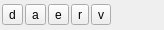
<?xml version="1.0" encoding="UTF-8"?>
<ui version="4.0">
 <class>Form</class>
 <widget class="QWidget" name="Form">
  <property name="geometry">
   <rect>
    <x>0</x>
    <y>0</y>
    <width>164</width>
    <height>30</height>
   </rect>
  </property>
  <property name="windowTitle">
   <string>Form</string>
  </property>
  <layout class="QHBoxLayout" name="horizontalLayout">
   <property name="spacing">
    <number>2</number>
   </property>
   <property name="leftMargin">
    <number>2</number>
   </property>
   <property name="topMargin">
    <number>0</number>
   </property>
   <property name="rightMargin">
    <number>2</number>
   </property>
   <property name="bottomMargin">
    <number>0</number>
   </property>
   <item>
    <widget class="QToolButton" name="tb_delete">
     <property name="toolTip">
      <string>Remove from queue (DCOR data is not deleted)</string>
     </property>
     <property name="text">
      <string>d</string>
     </property>
     <property name="icon">
      <iconset theme="trash">
       <normaloff>.</normaloff>.</iconset>
     </property>
    </widget>
   </item>
   <item>
    <widget class="QToolButton" name="tb_abort">
     <property name="toolTip">
      <string>Abort job</string>
     </property>
     <property name="text">
      <string>a</string>
     </property>
     <property name="icon">
      <iconset theme="ban">
       <normaloff>.</normaloff>.</iconset>
     </property>
    </widget>
   </item>
   <item>
    <widget class="QToolButton" name="tb_error">
     <property name="toolTip">
      <string>Show error message</string>
     </property>
     <property name="text">
      <string>e</string>
     </property>
     <property name="icon">
      <iconset theme="exclamation-triangle">
       <normaloff>.</normaloff>.</iconset>
     </property>
    </widget>
   </item>
   <item>
    <widget class="QToolButton" name="tb_retry">
     <property name="toolTip">
      <string>Retry upload</string>
     </property>
     <property name="text">
      <string>r</string>
     </property>
     <property name="icon">
      <iconset theme="redo">
       <normaloff>.</normaloff>.</iconset>
     </property>
    </widget>
   </item>
   <item>
    <widget class="QToolButton" name="tb_view">
     <property name="toolTip">
      <string>View dataset online</string>
     </property>
     <property name="text">
      <string>v</string>
     </property>
     <property name="icon">
      <iconset theme="eye">
       <normaloff>.</normaloff>.</iconset>
     </property>
    </widget>
   </item>
   <item>
    <spacer name="horizontalSpacer">
     <property name="orientation">
      <enum>Qt::Horizontal</enum>
     </property>
     <property name="sizeHint" stdset="0">
      <size>
       <width>0</width>
       <height>0</height>
      </size>
     </property>
    </spacer>
   </item>
  </layout>
 </widget>
 <resources/>
 <connections/>
</ui>
